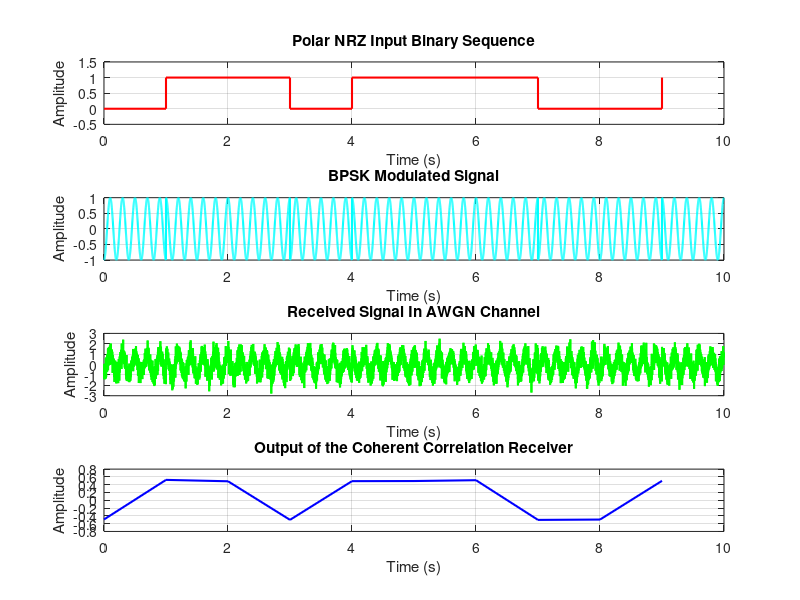
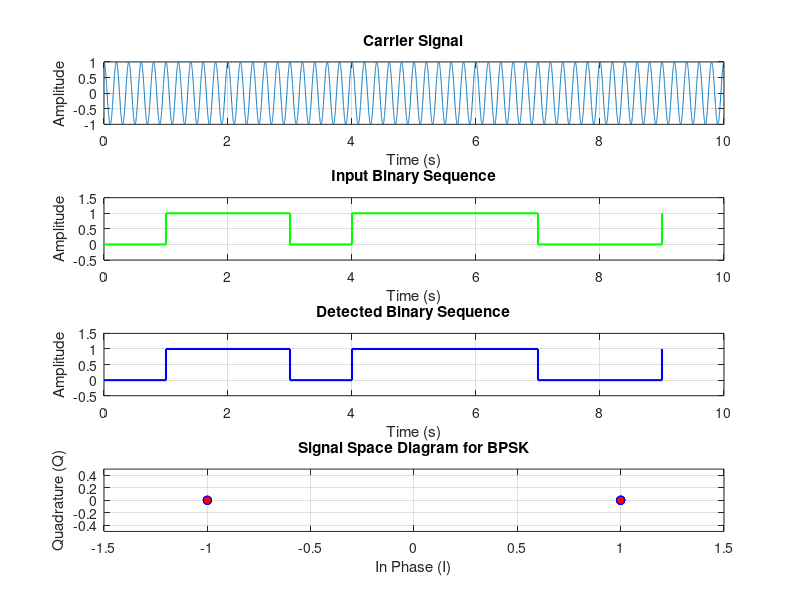

Source code (MATLAB) for these figures, in order:
clc;
clear;
close all;
binary_sequence = randi([0 1],1,10);
N = length(binary_sequence);
T = 1;
fs = 1000;
fc = 5;
SNR_dB = 3;
t = 0:1/fs:(N*T)-1/fs;
polar_sequence = 2 * binary_sequence - 1;
polar_NRZ_signal = zeros(1,N*fs);
for i = 1 : N
    polar_NRZ_signal((i-1)*fs+1:i*fs) = polar_sequence(i);
end
carrier_signal = cos(2 * pi * fc * t);
BPSK_signal = polar_NRZ_signal .* carrier_signal;
received_signal = awgn(BPSK_signal,SNR_dB,'measured');
demodulated_signal = received_signal .*carrier_signal;
integrated_signal = zeros(1,N);
for i = 1 : N
    integrated_signal(i) = mean(demodulated_signal((i-1)*fs+1:i*fs));
end
detected_sequence = zeros(1,N);
for i = 1 : N
    if integrated_signal(i) > 0
        detected_sequence(i) = 1;
    else
        detected_sequence(i) = 0;
    end
end
bit_error = sum(binary_sequence~=detected_sequence);
BER = bit_error/N;
disp('Transmitted Binary Sequence : ');
disp(binary_sequence);
disp('Detected Binary Sequence : ');
disp(detected_sequence);
disp(['Number of Bit Error : ',num2str(bit_error)]);
disp(['Bit Error Rate : ',num2str(BER)]);

figure(1);

subplot(411)
stairs(0:N-1,binary_sequence,'r','Linewidth',1.5)
title('Polar NRZ Input Binary Sequence');
xlabel('Time (s)')
ylabel('Amplitude')
ylim([-0.5 1.5])
grid on

subplot(412)
plot(t,BPSK_signal,'c','Linewidth',1.5)
title('BPSK Modulated Signal');
xlabel('Time (s)')
ylabel('Amplitude')
grid on

subplot(413)
plot(t,received_signal,'g','Linewidth',1.5)
title('Received Signal In AWGN Channel');
xlabel('Time (s)')
ylabel('Amplitude')
grid on

subplot(414)
t_integrated = 0:T:(N-1)*T;
plot(t_integrated,integrated_signal,'b','Linewidth',1.5)
title('Output of the Coherent Correlation Receiver');
xlabel('Time (s)')
ylabel('Amplitude')
grid on

figure(2);

subplot(411)
plot(t,carrier_signal)
title('Carrier Signal');
xlabel('Time (s)')
ylabel('Amplitude');
grid on

subplot(412)
stairs(0:N-1,binary_sequence,'g','Linewidth',1.5)
title('Input Binary Sequence');
xlabel('Time (s)')
ylabel('Amplitude')
ylim([-0.5 1.5])
grid on

subplot(413)
stairs(0:N-1,binary_sequence,'b','Linewidth',1.5)
title('Detected Binary Sequence');
xlabel('Time (s)')
ylabel('Amplitude')
ylim([-0.5 1.5])
grid on

subplot(414)
plot(polar_sequence,zeros(1,N),'bo','MarkerFaceColor','r')
title('Signal Space Diagram for BPSK');
xlabel('In Phase (I)')
ylabel('Quadrature (Q)')
xlim([-1.5 1.5])
ylim([-0.5 0.5])
grid on
